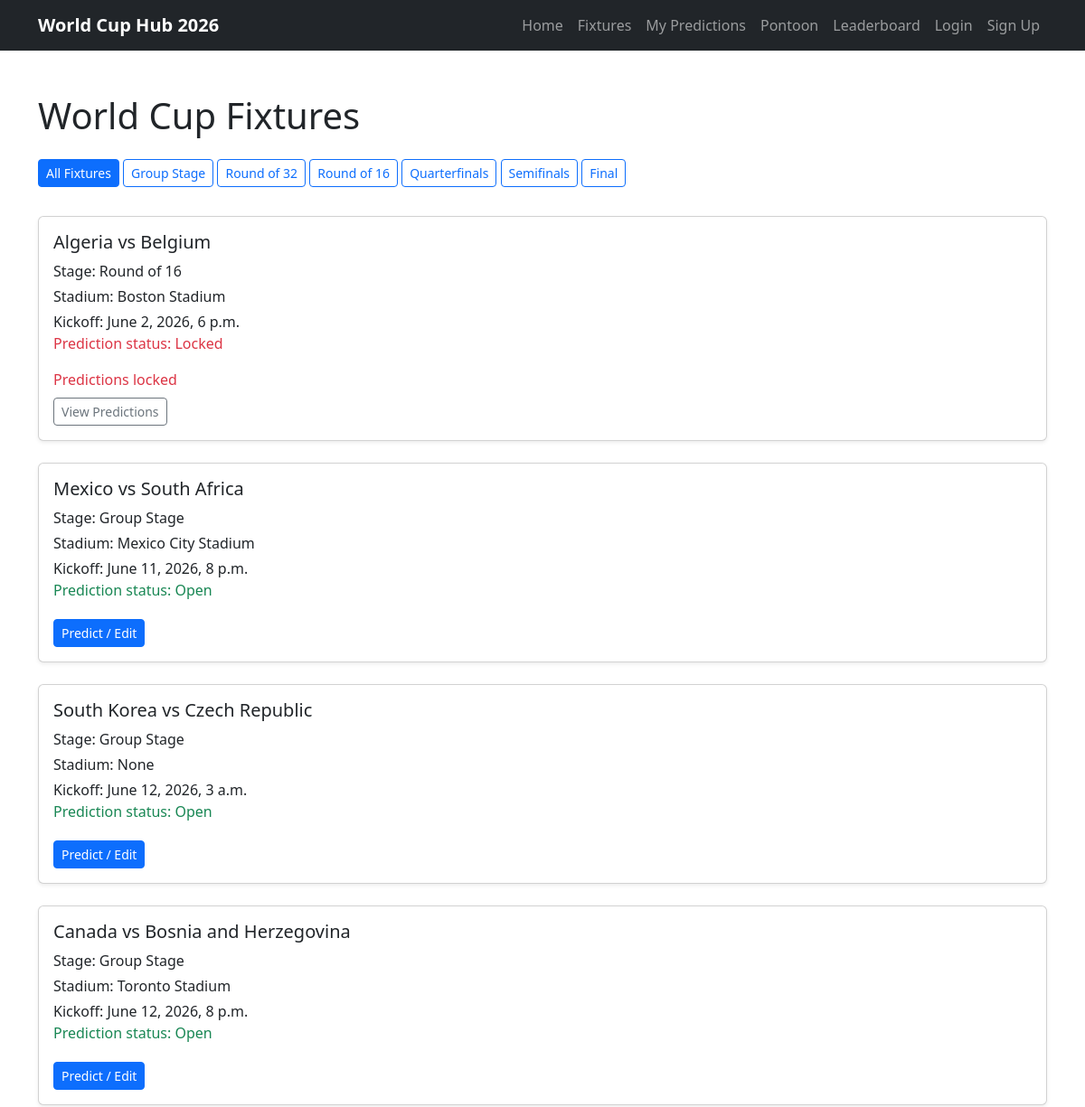
Before: /fixtures/ (upper part) with the older database file.
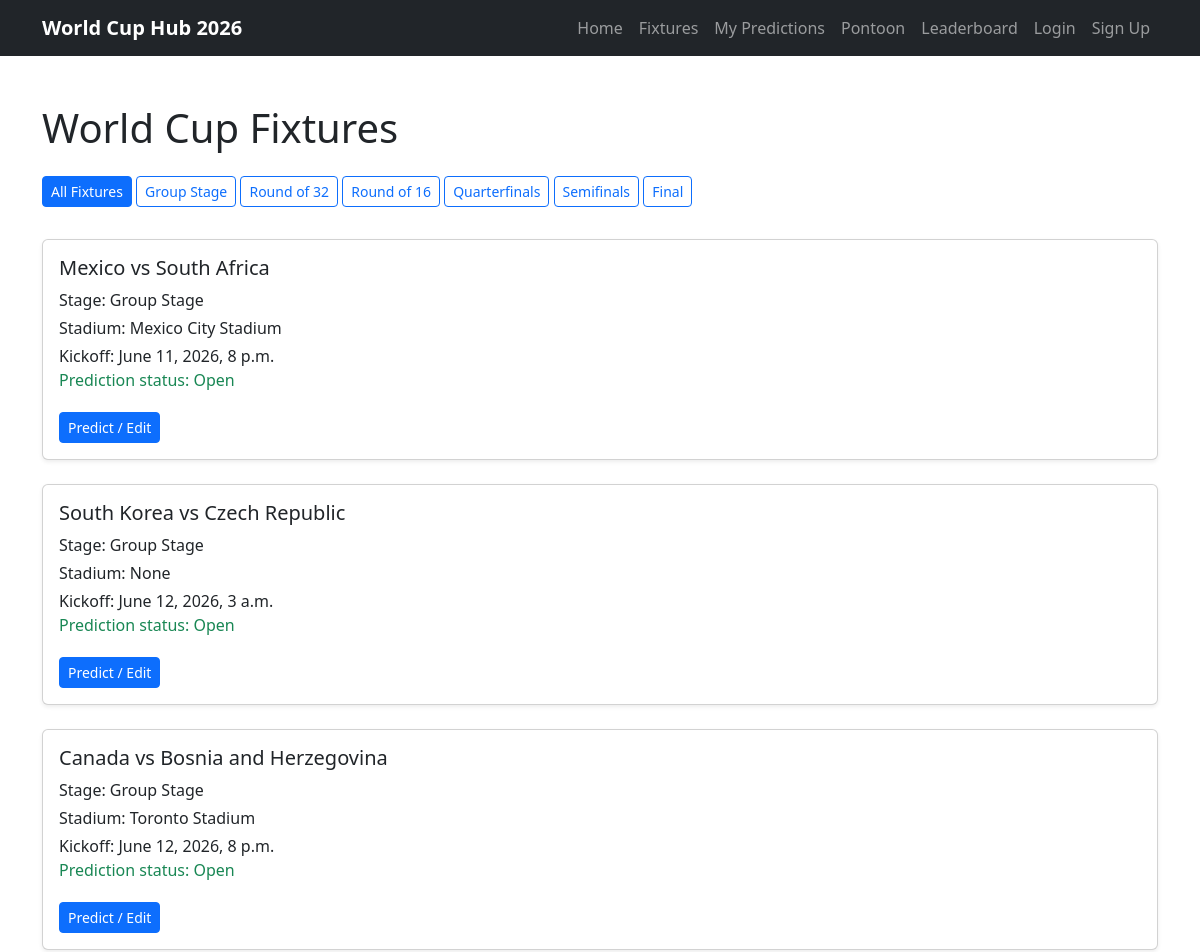
After: the same page with the newer database file.
### predictor/models.py (models this page shows, shortened)
class Fixture(models.Model):
    STAGE_CHOICES = [
        ('Group Stage', 'Group Stage'),
        ('Round of 32', 'Round of 32'),
        ('Round of 16', 'Round of 16'),
        ('Quarterfinals', 'Quarterfinals'),
        ('Semifinals', 'Semifinals'),
        ('Final', 'Final'),
    ]
    home_team = models.ForeignKey(
        Team,
        on_delete=models.CASCADE,
        related_name='home_fixtures'
    )
    away_team = models.ForeignKey(
        Team,
        on_delete=models.CASCADE,
        related_name='away_fixtures'
    )
    stadium = models.ForeignKey(
        Stadium,
        on_delete=models.SET_NULL,
        related_name='fixtures',
        null=True,
        blank=True
    )
    stage = models.CharField(max_length=20, choices=STAGE_CHOICES)
    kickoff_time = models.DateTimeField()
    home_team_score = models.PositiveIntegerField(blank=True, null=True)
    away_team_score = models.PositiveIntegerField(blank=True, null=True)
    class Meta:
        ordering = ['kickoff_time']
    def predictions_locked(self):
        lock_time = self.kickoff_time + timedelta(minutes=1)
        return timezone.now() >= lock_time

class Team(models.Model):
    GROUP_CHOICES = [
        ('A', 'Group A'),
        ('B', 'Group B'),
        ('C', 'Group C'),
        ('D', 'Group D'),
        ('E', 'Group E'),
        ('F', 'Group F'),
        ('G', 'Group G'),
        ('H', 'Group H'),
        ('I', 'Group I'),
        ('J', 'Group J'),
        ('K', 'Group K'),
        ('L', 'Group L'),
    ]
    name = models.CharField(max_length=100)
    group = models.CharField(max_length=1, choices=GROUP_CHOICES)
    manager = models.CharField(max_length=100, blank=True, null=True)
    captain = models.CharField(max_length=100, blank=True, null=True)
    best_world_cup_finish = models.CharField(max_length=100, blank=True, null=True)
    best_world_cup_year = models.CharField(max_length=100,blank=True,null=True)
    def __str__(self):
        return self.name

class Stadium(models.Model):
    name = models.CharField(max_length=100)
    city = models.CharField(max_length=100)
    capacity = models.PositiveBigIntegerField(blank=True, null=True)
    def __str__(self):
        return self.name

### predictor/views.py (the view)
# urls.py: path("fixtures/", views.fixture_list, name="fixtures"),
def fixture_list(request, stage=None):
    stages = Fixture.STAGE_CHOICES
    if stage:
        fixtures = Fixture.objects.filter(stage=stage)
        selected_stage = stage
    else:
        fixtures = Fixture.objects.all()
        selected_stage = "all"
    if request.user.is_authenticated:
        predictions = Prediction.objects.filter(user=request.user)
    else:
        predictions = []
    context = {
        "fixtures": fixtures,
        "predictions": predictions,
        "stages": stages,
        "selected_stage": selected_stage,
    }
    return render(request, "predictor/fixture_list.html", context)

### predictor/templates/predictor/fixture_list.html
{% extends "base.html" %} {% block title %}Fixtures | World Cup Hub 2026{% endblock %} {% block content %}
<section class="container py-5">
  <h1 class="mb-4">World Cup Fixtures</h1>
  <div class="mb-4">
    <a href="{% url 'fixtures' %}" class="btn btn-sm mb-2 {% if selected_stage == 'all' %}btn-primary{% else %}btn-outline-primary{% endif %}"> All Fixtures </a>
    {% for stage_value, stage_label in stages %}
    <a href="{% url 'fixtures_by_stage' stage_value %}" class="btn btn-sm mb-2 {% if selected_stage == stage_value %}btn-primary{% else %}btn-outline-primary{% endif %}"> {{ stage_label }} </a>
    {% endfor %}
  </div>
  <div class="row">
    {% for fixture in fixtures %}
    <div class="col-12 mb-4">
      <div class="card shadow-sm">
        <div class="card-body">
          <h2 class="h5">{{ fixture.home_team }} vs {{ fixture.away_team }}</h2>
          <p class="mb-1">Stage: {{ fixture.get_stage_display }}</p>
          <p class="mb-1">Stadium: {{ fixture.stadium }}</p>
          <p class="mb-0">Kickoff: {{ fixture.kickoff_time }}</p>
          {% if fixture.predictions_locked %}
          <p class="text-danger mb-1">Prediction status: Locked</p>
          {% else %}
          <p class="text-success mb-1">Prediction status: Open</p>
          {% endif %} {% if fixture.predictions_locked %}
          <p class="text-danger mt-3 mb-0">Predictions locked</p>
          <a href="{% url 'fixture_predictions' fixture.id %}" class="btn btn-outline-secondary btn-sm mt-2"> View Predictions </a>
          {% else %}
          <a href="{% url 'create_prediction' fixture.id %}" class="btn btn-primary btn-sm mt-3"> Predict / Edit </a>
          {% endif %}
        </div>
      </div>
    </div>
    {% empty %}
    <p>No fixtures available.</p>
    {% endfor %}
  </div>
</section>
{% endblock %}

Changed rows visible on the page:
removed Fixture: home_team "Algeria", away_team "Belgium", stage "Round of 16", stadium "Boston Stadium", kickoff_time "June 2, 2026, 6 p.m.", shows "Prediction status: Locked", shows "Predictions locked"
